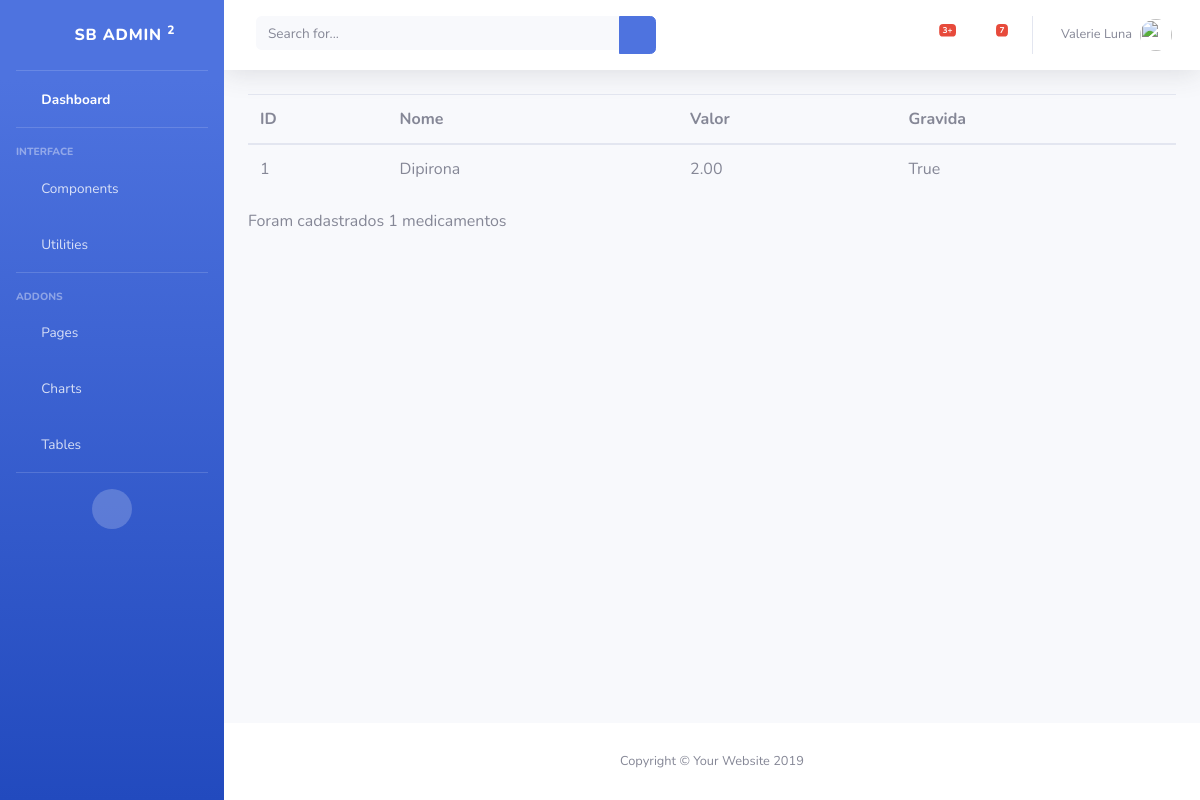
The page /atendimento/medicamento/ on the database as committed earlier.
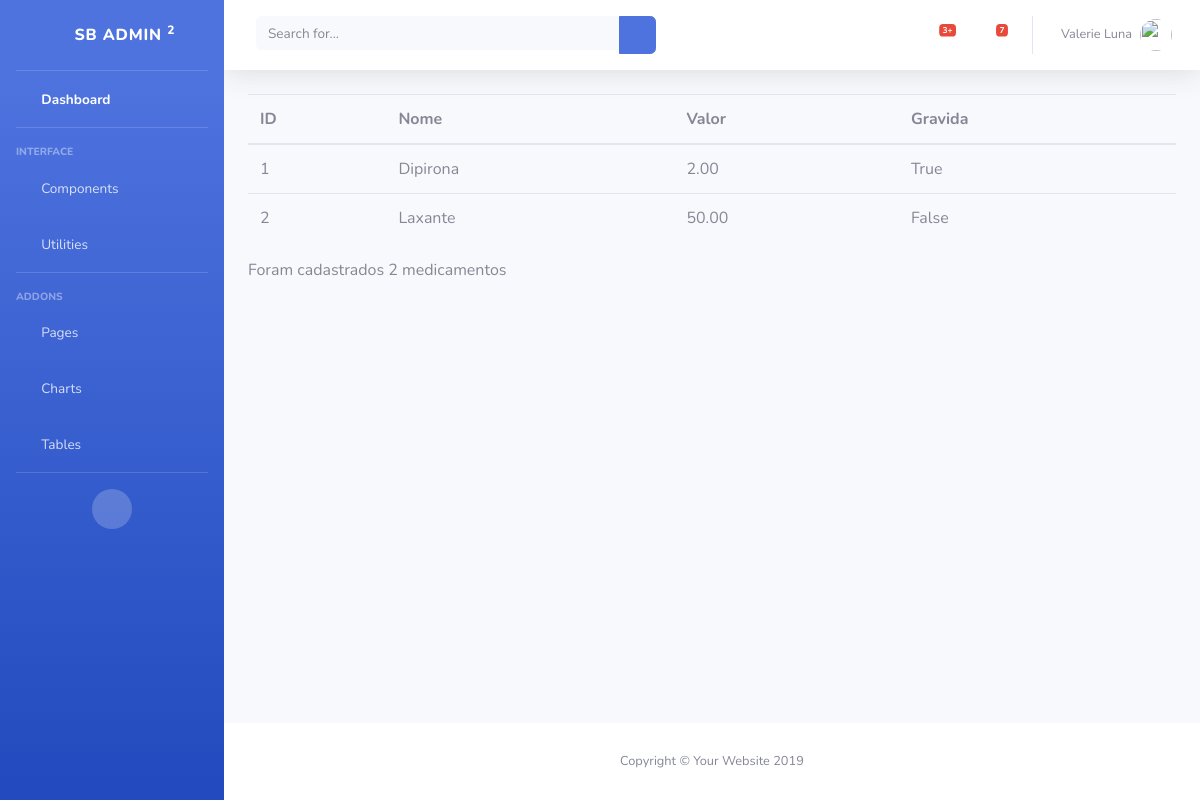
The same page on the database as committed later.
### atendimento/models.py (models this page shows)
class Medicamento(models.Model):
    nome = models.CharField(max_length=20)
    valor = models.DecimalField(max_digits=9,decimal_places=2)
    gravida = models.BooleanField()

### atendimento/views.py (the view)
# urls.py: path('medicamento/', views.medicamento_list),
def medicamento_list(request):
    medicamentos = Medicamento.objects.all()
    return render (request, 'medicamento/list.html', {'medicamentos': medicamentos})

### atendimento/templates/medicamento/list.html
{% extends 'base.html' %}
{% block conteudo %}
<table class="table">
        <thead>
            <tr>
                <th>ID</th>
                <th>Nome</th>
                <th>Valor</th>
                <th>Gravida</th>
            </tr>
        </thead>
        <tbody>
            {% for medicamento in medicamentos %}
                <tr>
                    <td>{{medicamento.id}}</td>
                    <td>{{medicamento.nome}}</td>
                    <td>{{medicamento.valor}}</td>
                    <td>{{medicamento.gravida}}</td>
                </tr>
            {% endfor %}
        </tbody>
    </table>
    <p>Foram cadastrados {{ medicamentos | length }} medicamentos</p>
{% endblock %}

Rows that differ between the two databases and show on the page:
added Medicamento: id "2", nome "Laxante", valor "50.00", gravida "False"
Other text that changed with them:
{{ medicamentos | length }}: "1" → "2"
